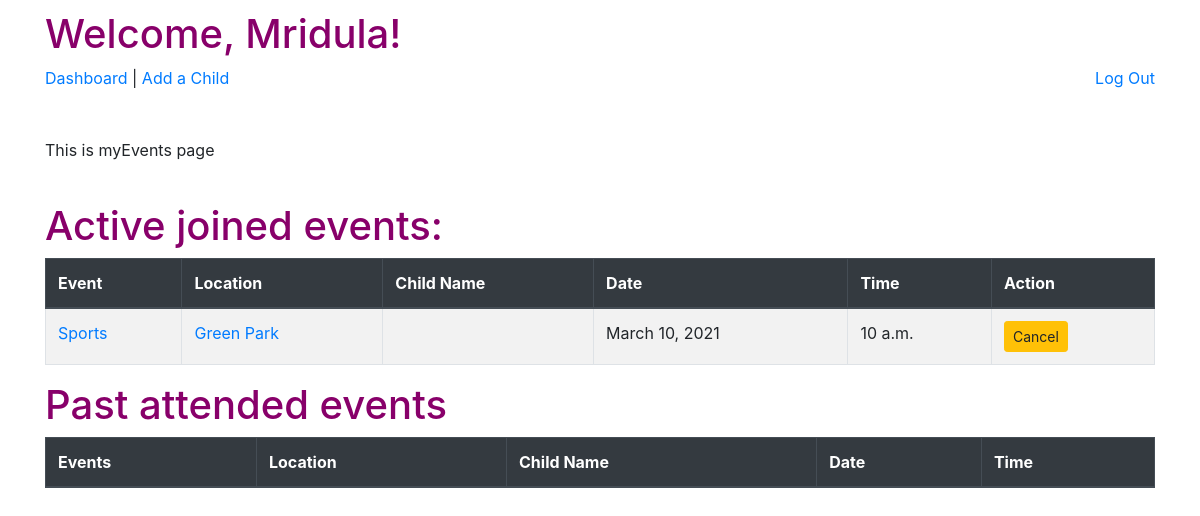
Page /ABC/myEvents (signed in) on the committed database.
### group_app/models.py (models this page shows, shortened)
class User(models.Model):
    first_name = models.CharField(max_length=60)
    last_name = models.CharField(max_length=60)
    email = models.EmailField(unique=True)
    password = models.CharField(max_length=100)
    created_at = models.DateTimeField(auto_now_add=True)
    updated_at = models.DateTimeField(auto_now=True)
    objects = UserManager()

class Event(models.Model):
    event_name = models.CharField(max_length=250)
    location = models.CharField(max_length=250)
    event_date = models.DateField()
    event_time = models.TimeField()
    max_capacity = models.IntegerField()
    current_enrolled = models.IntegerField(default=0)
    action_class_full = models.BooleanField(default=False)
    street_address = models.CharField(max_length=255)
    city = models.CharField(max_length=60)
    state = models.CharField(max_length=2)
    zip_code = models.CharField(max_length=5)
    child_event = models.ManyToManyField(Child, related_name='enrolled_child')
    user_event = models.ManyToManyField(User, related_name='enrolled_user')

### group_app/views.py (the view)
# urls.py: path('myEvents', views.myEvents),
def myEvents(request):
    if 'user_id' not in request.session:
        return redirect('/ABC')
    user = User.objects.get(id=request.session['user_id'])
    past_events=Event.objects.filter(event_date__lte = datetime.today())
    future_events=Event.objects.filter(event_date__gte = datetime.today())
    context = {
        'user': user,
        'past_events': past_events,
        'future_events':future_events,
    }
    return render(request, 'myEvents.html', context)

### group_app/templates/myEvents.html (shortened to what this page needs)
<!DOCTYPE html>
<html lang="en">
<head>
    <link href="https://stackpath.bootstrapcdn.com/bootstrap/4.5.0/css/bootstrap.min.css" rel="stylesheet"
>
    <link rel="stylesheet" href="https://stackpath.bootstrapcdn.com/bootstrap/4.3.1/css/bootstrap.min.css">
    {% load static %}
    <link rel="stylesheet" href="{% static 'css/style.css' %}">
</head>
<body>
    <div class="container">
        <h1>Welcome, {{ user.first_name }}!</h1>
        <a href="/ABC/dashboard">Dashboard</a> | <a href="/ABC/childForm">Add a Child</a>
        <a class="float-right" href="/ABC/logout">Log Out</a>
        <br><br><br>
        <p> This is myEvents page</p>
        <br>
        <h1> Active joined events: </h1>
            <table class="table table-striped table-bordered table-hover">
                <thead class="thead-dark">
              <tr>
                <th scope="col">Event</th>
                <th scope="col">Location </th>
                <th scope="col">Child Name</th>
                <th scope="col">Date</th>
                <th scope="col">Time</th>
                <th scope="col">Action</th>
              </tr>
            </thead>
            <tbody>
              {% for event in future_events %}
              <tr>
                <td><a href="/ABC/{{event.id}}/confirmJoin">{{event.event_name}}</a></td>
                            <td><a href="/ABC/{{event.id}}/confirmJoin">{{event.location}}</a></td>
                <td>{{ event.enrolled_child}}</td>
                <td>{{ event.event_date }}</td>
                <td>{{ event.event_time }}</td>
                <td>
                  <form action="{% url 'remove_event_myEvents' %}" method="post">
                  <button class="btn btn-sm btn-warning" type="submit">Cancel</button>
                  </form>
                </td>
              </tr>
              {% endfor %}
            </tbody>
          </table>
            <h1> Past attended events </h1>
            <table class="table table-striped table-bordered table-hover">
                <thead class="thead-dark">
              <tr>
                <th scope="col">Events</th>
                <th scope="col">Location </th>
                <th scope="col">Child Name</th>
                <th scope="col">Date</th>
                <th scope="col">Time</th>
              </tr>
            </thead>
          </table>
    </div>
</body>
</html>

### group_app/static/css/style.css (style rules this page uses)
* { margin:0; padding:0; }
h1 { color: rgb(136, 0, 106); }
.container { margin-top:10px; }

### rows in the picture
User: first_name "Mridula"
Event: event_name "Sports", location "Green Park", event_date "March 10, 2021", event_time "10 a.m."
